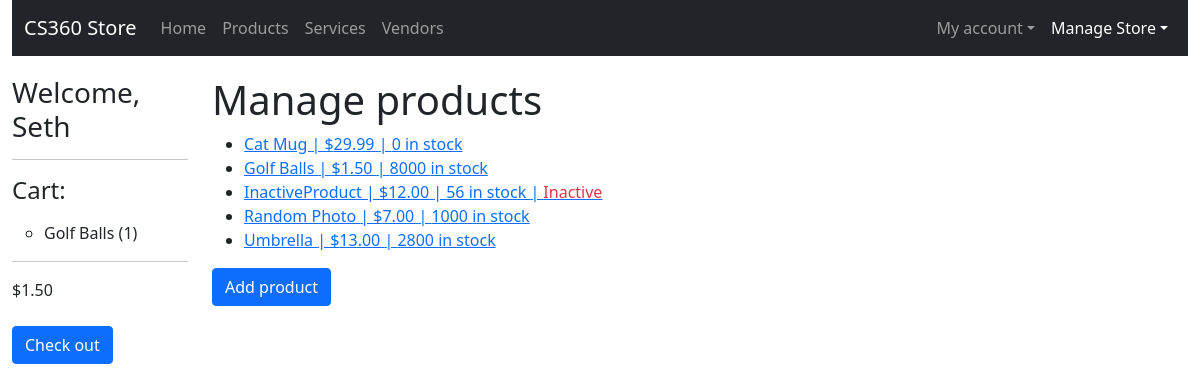
The app's page /store/manage-products/ (signed in) with its own data.
### storeApp/models.py (models this page shows, shortened)
class CartProduct(models.Model):
    id = models.UUIDField(primary_key=True, default=uuid.uuid4, help_text="Unique ID for this product in cart", editable=False)
    cart = models.ForeignKey(Cart, on_delete=models.CASCADE,)
    product = models.ForeignKey(ProductListing, on_delete=models.RESTRICT)
    quantity = models.IntegerField(default=0, validators=[MaxValueValidator(9999)])

class ProductListing(models.Model):
    id = models.UUIDField(primary_key=True, default=uuid.uuid4, help_text="Unique ID for this particular order", editable=False)
    active = models.BooleanField(default=True)
    name = models.CharField(max_length=200, help_text="Enter a name for your product.")
    imageURL = models.URLField(max_length=200, help_text="Enter image URL", default="https://picsum.photos/400/300")
    price = models.DecimalField(decimal_places=2, max_digits=7) # allows max price of $99,999.99
    description = models.TextField()
    quantity_available = models.IntegerField(help_text="How many are available? Leave blank if unlimited.", null=True, blank=True)
    restockDate = models.DateField(help_text="Leave blank if N/A",null=True, blank=True)
    vendor = models.ForeignKey(Vendor, on_delete=models.RESTRICT)
    tags = models.ManyToManyField(ProductTag, blank=True)
    def list_tags(self):
        return ', '.join(tag.name for tag in self.tags.all()[:3])
    list_tags.short_description = 'Tags'
    class Meta:
        permissions = (("can_set_active", "Set product as active"),)

class Cart(models.Model):
    id = models.UUIDField(primary_key=True, default=uuid.uuid4, help_text="Unique ID for this user's cart", editable=False)
    user = models.OneToOneField(User, on_delete=models.CASCADE, null=False)
    subtotal = models.DecimalField(decimal_places=2, max_digits=7, default=0)

### storeApp/views.py (the view)
# urls.py: path('manage-products/', views.ManageProductsView.as_view(), name='manage-products'),
class ManageProductsView(PermissionRequiredMixin, generic.ListView):
    model = ProductListing
    template_name = 'storeApp/vendors/manage_products.html'
    permission_required = 'storeApp.can_set_active'
    def get_queryset(self):
        return ProductListing.objects.filter(vendor=self.request.user.vendor).order_by('name')

### storeApp/templates/storeApp/vendors/manage_products.html (shortened to what this page needs)
{% extends "base_generic.html" %}
{% block content %}
    <h1>Manage products</h1>
    <ul>
    {% if productlisting_list %}
        {% for product in productlisting_list %}
            <li><a href="{% url 'update-product' product.id %}">{{ product.name }} | ${{ product.price }} | {{ product.quantity_available }} in stock{% if product.active %}{% else %} | <span class="text-danger">Inactive</span>{% endif %}</a></li>
        {% endfor %}
    {% endif %}
</ul>
<a href="{% url 'create-product' %}" class="btn btn-primary">Add product</a>
{% endblock content %}

### storeApp/templates/base_generic.html (shortened to what this page needs)
<!DOCTYPE html>
<html lang="en">
<head>
  <link href="https://cdn.jsdelivr.net/npm/bootstrap@5.0.2/dist/css/bootstrap.min.css" rel="stylesheet">
  {% load static %}
  <link rel="stylesheet" href="{% static 'css/styles.css' %}">
</head>
<body>
  <div class="container-fluid">
    <nav class="navbar navbar-expand-md navbar-dark bg-dark" aria-label="Fourth navbar example">
      <div class="container-fluid">
        <a class="navbar-brand" href="{% url 'index' %}">CS360 Store</a>
        <div class="collapse navbar-collapse" id="navbarsExample04">
          <ul class="navbar-nav me-auto mb-2 mb-md-0">
            <li class="nav-item"><a class="nav-link {% if request.resolver_match.url_name == 'index' %}active{% endif %}" href="{% url 'index' %}">Home</a></li>
            <li class="nav-item"><a class="nav-link {% if request.resolver_match.url_name == 'products' %}active{% endif %}" href="{% url 'products' %}">Products</a></li>
            <li class="nav-item"><a class="nav-link {% if request.resolver_match.url_name == 'services' %}active{% endif %}" href="{% url 'services' %}">Services</a></li>
            <li class="nav-item"><a class="nav-link {% if request.resolver_match.url_name == 'vendors' %}active{% endif %}" href="{% url 'vendors' %}">Vendors</a></li>
          </ul>
          <ul class="navbar-nav">
            {% if user.is_authenticated %}
            <li class="nav-item dropdown">
              <a class="nav-link dropdown-toggle " href="#" id="dropdown04" data-bs-toggle="dropdown" aria-expanded="false">My account</a>
            </li>
            {% else %}
            <li class="nav-item"><a class="nav-link" href="{% url 'login' %}">Log in</a></li>
            {% endif %}
            {% if perms.storeApp.can_set_active %}
            <li class="nav-item dropdown">
              <a class="nav-link dropdown-toggle {% if request.resolver_match.url_name == 'manage-products' or request.resolver_match.url_name == 'manage-services' or request.resolver_match.url_name == 'manage-product-orders' or request.resolver_match.url_name == 'manage-service-orders' %}active{% endif %}" href="#" id="dropdown05" data-bs-toggle="dropdown" aria-expanded="false">Manage Store</a>
            </li>
            {% endif %}
          </ul>
        </div>
      </div>
    </nav>
    <div class="row">
      <div class="col-sm-2">
      {% block sidebar %}
        <ul class="sidebar-nav">
          {% if user.is_authenticated %}
          <h3>Welcome, {{ user.first_name }}</h3>
          {% endif %}
          {% if user.cart.cartproduct_set.all or user.cart.cartservice_set.all %}
          <hr/>
          <h4 class="mb-3">Cart:</h4>
          {% else %}
          <p>Add something to your cart to get started!</p>
          {% endif %}
          {% if user.cart.cartproduct_set.all %}
            <ul>
              {% for cproduct in  user.cart.cartproduct_set.all %}
              <li>{{ cproduct.product.name }} ({{ cproduct.quantity }})</li>
              {% endfor %}
            </ul>
            <hr/>
            <p>${{ user.cart.subtotal }}</p>
            <a class="btn btn-primary mt-2" href="{% url 'my-cart' %}">Check out</a>
          {% endif %}
     {% endblock %}
      </div>
      <div class="col-sm-10 ">{% block content %}{% endblock %}</div>
    </div>
  </div>
</body>
</html>

### storeApp/static/css/styles.css (style rules this page uses)
.sidebar-nav { margin-top: 20px; padding: 0; list-style: none; }
h1 { margin-top: 20px; }

### records on screen
CartProduct: product.name "Golf Balls", quantity "1"
ProductListing: name "Cat Mug", price "29.99", quantity_available "0"
ProductListing: name "Golf Balls", price "1.50", quantity_available "8000"
ProductListing: name "InactiveProduct", price "12.00", quantity_available "56", active "Inactive"
ProductListing: name "Random Photo", price "7.00", quantity_available "1000"
ProductListing: name "Umbrella", price "13.00", quantity_available "2800"

### other values on screen
{{ user.first_name }} "Seth"
{{ user.cart.subtotal }} "1.50"
